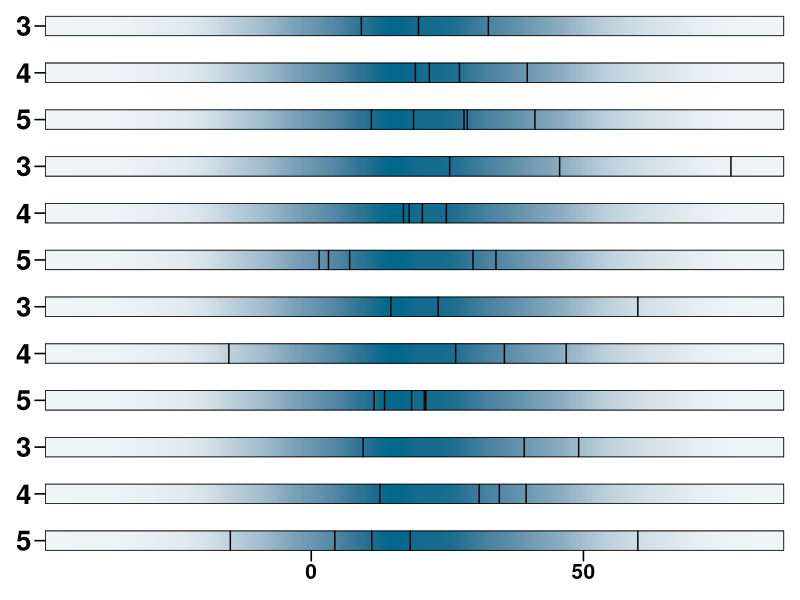

R code for this plot:
## ---- chunk 1
library(tidyverse)
## ---- chunk 2
genes_plot <- c(rep(c(3, 4, 5), 4))

data <- rnorm(n = 3000, mean = 20, sd = 20) %>% 
  data.frame() %>% set_names("log2fc")

p <- lapply(genes_plot, function(x) {
  ggplot(data, aes(log2fc, factor(1))) + 
    stat_density(aes(fill = after_stat(count)), geom = "raster", position = "identity") +
    scale_fill_gradient(low = colorRampPalette(c("white", "deepskyblue4"))(50)[4], high = "deepskyblue4") +
    geom_rect(data = data %>% 
                rownames_to_column("Rank") %>% 
                filter(Rank %in% sample(1:1000, x)),
              aes(xmin=log2fc, xmax=log2fc, ymin=-Inf, ymax=Inf), 
              color="black", alpha = 0.5) +
    scale_x_continuous(expand = c(0, 0)) +
    scale_y_discrete(expand = c(0, 0), name = x) +
    ggthemes::theme_base() + 
    xlab(NULL) +
    theme(legend.position = "none", 
          axis.title.y = element_text(size = 20, face = "bold", angle = 0, vjust = 0.5, hjust = 0),
          # axis.ticks.y = element_blank(),
          axis.text.y = element_blank(),
          plot.background = element_blank(),
          axis.ticks.x = element_blank(),
          axis.text.x = element_blank())
})

p[[length(genes_plot)]] <-
  ggplot(data , aes(log2fc, factor(1))) + 
  stat_density(aes(fill = after_stat(count)), geom = "raster", position = "identity") +
  scale_fill_gradient(low = colorRampPalette(c("white", "deepskyblue4"))(50)[4], high = "deepskyblue4") +
  geom_rect(data = data %>% 
                rownames_to_column("Rank") %>% 
                filter(Rank %in% sample(1:1000, last(genes_plot))),
            aes(xmin=log2fc, xmax=log2fc, ymin=-Inf, ymax=Inf), color="black", alpha = 0.5) +
  scale_x_continuous(expand = c(0, 0)) +
  scale_y_discrete(expand = c(0, 0), name = genes_plot %>% last()) +
  ggthemes::theme_base() + xlab(NULL) +
  theme(legend.position = "none", 
        axis.title.y = element_text(size = 20, face = "bold", angle = 0, vjust = 0.5, hjust = 0),
        # axis.ticks.y = element_blank(),
        axis.text.y = element_blank(),
        axis.text.x = element_text(size = 15, face = "bold"),
        plot.background = element_blank())

patchwork::wrap_plots(p , ncol = 1)

